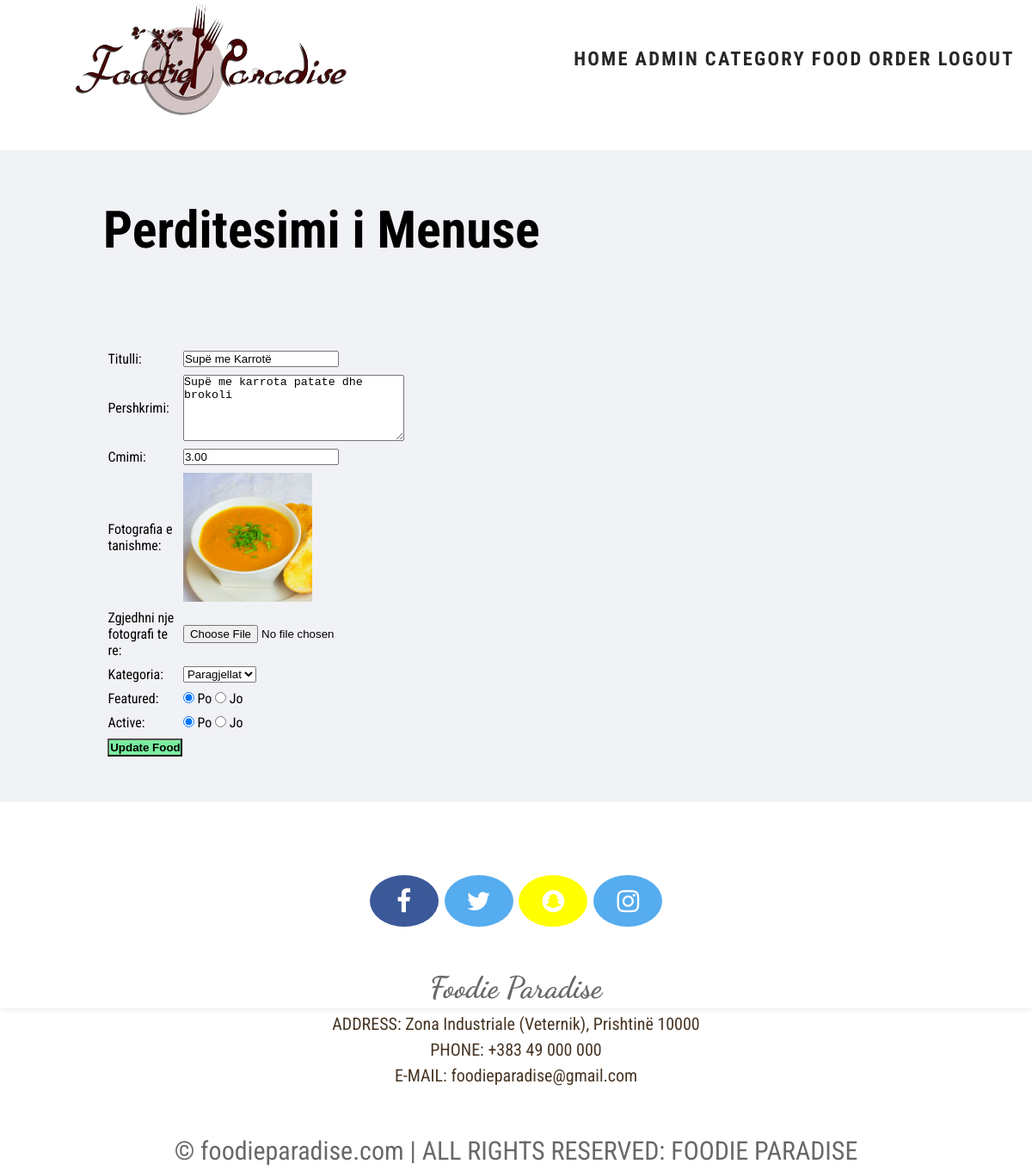
Screenshot of /admin/update-food.php?id=5 (signed in) with the database file from the repository.
### tables this page shows
CREATE TABLE `ushqimi` (
  `id` int(10) UNSIGNED NOT NULL,
  `titulli` varchar(100) NOT NULL,
  `pershkrimi` text NOT NULL,
  `cmimi` decimal(10,2) NOT NULL,
  `image_name` varchar(255) NOT NULL,
  `kategori_id` int(10) UNSIGNED NOT NULL,
  `featured` varchar(10) NOT NULL,
  `active` varchar(10) NOT NULL
);

CREATE TABLE `kategoria` (
  `id` int(10) UNSIGNED NOT NULL,
  `titulli` varchar(100) NOT NULL,
  `image_name` varchar(255) NOT NULL,
  `featured` varchar(10) NOT NULL,
  `active` varchar(10) NOT NULL
);

### admin/update-food.php (the view, shortened to what this page needs)
<?php include('partial/logo-part.php'); ?>
<br>
<?php
    if(isset($_GET['id']))
    {
        $id = $_GET['id'];
        $sql2 = "SELECT * FROM ushqimi WHERE id=$id";
        $res2 = mysqli_query($conn, $sql2);
        $row2 = mysqli_fetch_assoc($res2);
        $titulli = $row2['titulli'];
        $pershkrimi = $row2['pershkrimi'];
        $cmimi = $row2['cmimi'];
        $current_image = $row2['image_name'];
        $current_category = $row2['kategori_id'];
        $featured = $row2['featured'];
        $active = $row2['active'];
    }
    else
    {
        header('location:'.SITEURL.'admin/manage-food.php');
    }
?>
<div class="main-content">
    <div class="wrapper">
        <h1>Perditesimi i Menuse</h1>
        <br><br>
        <form action="" method="POST" enctype="multipart/form-data">
        <table class="tbl-30">
            <tr>
                <td>Titulli: </td>
                <td>
                    <input type="text" name="titulli" value="<?php echo $titulli; ?>">
                </td>
            </tr>
            <tr>
                <td>Pershkrimi: </td>
                <td>
                    <textarea name="description" cols="30" rows="5"><?php echo $pershkrimi; ?></textarea>
                </td>
            </tr>
            <tr>
                <td>Cmimi: </td>
                <td>
                    <input type="number" name="cmimi" value="<?php echo $cmimi; ?>">
                </td>
            </tr>
            <tr>
                <td>Fotografia e tanishme: </td>
                <td>
                    <?php
                        if($current_image == "")
                        {
                            echo "<div class='error'>Fotografia nuk eshte ne dispozicion!</div>";
                        }
                        else
                        {
                            ?>
                            <img src="<?php echo SITEURL; ?>image/food/<?php echo $current_image; ?>" width="150px">
                            <?php
                        }
                    ?>
                </td>
            </tr>
            <tr>
                <td>Zgjedhni nje fotografi te re: </td>
                <td>
                    <input type="file" name="image">
                </td>
            </tr>
            <tr>
                <td>Kategoria: </td>
                <td>
                    <select name="kategoria">
                        <?php
                            $sql = "SELECT * FROM kategoria WHERE active='Po'";
                            $res = mysqli_query($conn, $sql);
                            $count = mysqli_num_rows($res);
                            if($count>0)
                            {
                                while($row=mysqli_fetch_assoc($res))
                                {
                                    $titulli_kategorise = $row['titulli'];
                                    $kategoria_id = $row['id'];
                                    ?>
                                    <option <?php if($current_category==$kategoria_id){echo "selected";} ?> value="<?php echo $kategoria_id; ?>"><?php echo $titulli_kategorise; ?></option>
                                    <?php
                                }
                            }
                            else
                            {
                                echo "<option value='0'>Kategoria nuk eshte ne dispozicion</option>";
                            }
                        ?>
                    </select>
                </td>
            </tr>
            <tr>
                <td>Featured: </td>
                <td>
                    <input <?php if($featured=="Po") {echo "checked";} ?> type="radio" name="featured" value="Po"> Po
                    <input <?php if($featured=="Jo") {echo "checked";} ?> type="radio" name="featured" value="Jo"> Jo
                </td>
            </tr>
            <tr>
                <td>Active: </td>
                <td>
                    <input <?php if($active=="Po") {echo "checked";} ?> type="radio" name="active" value="Po"> Po
                    <input <?php if($active=="Jo") {echo "checked";} ?> type="radio" name="active" value="Jo"> Jo
                </td>
            </tr>
            <tr>
                <td>
                    <input type="submit" name="submit" value="Update Food" class="btn-secondary">
                </td>
            </tr>
        </table>
        </form>
    </div>
</div>
<br><br>
<?php include('partial/footer.php'); ?>

### css/admin.css (style rules this page uses)
* { margin: 0; padding: 0; }
html, body { margin: 0; padding: 0; font-family: 'Roboto Condensed', sans-serif; font-size: 30px; line-height: 1.5; color:whbalckite; position:relative; background-image: url('https://img.wallpapersafari.com/desktop/1280/1024/11/41/T7ZjNl.jpg'); }
.wrapper { padding: 1%; width: 80%; margin: 0 auto; }
.tbl-30 { width: 30%; }
table tr td { padding: 1%; }
.btn-secondary { background-color: #7bed9f; padding: 1%; color: black; text-decoration: none; font-weight: bold; }
.main-content { background-color: #f1f2f6; padding: 3% 0; }

### rows the page displays
ushqimi: titulli "Supë me Karrotë", description "Supë me karrota patate dhe brokoli", cmimi "3.00", image_name (picture), kategoria "Paragjellat", featured "☑", active "☑"
